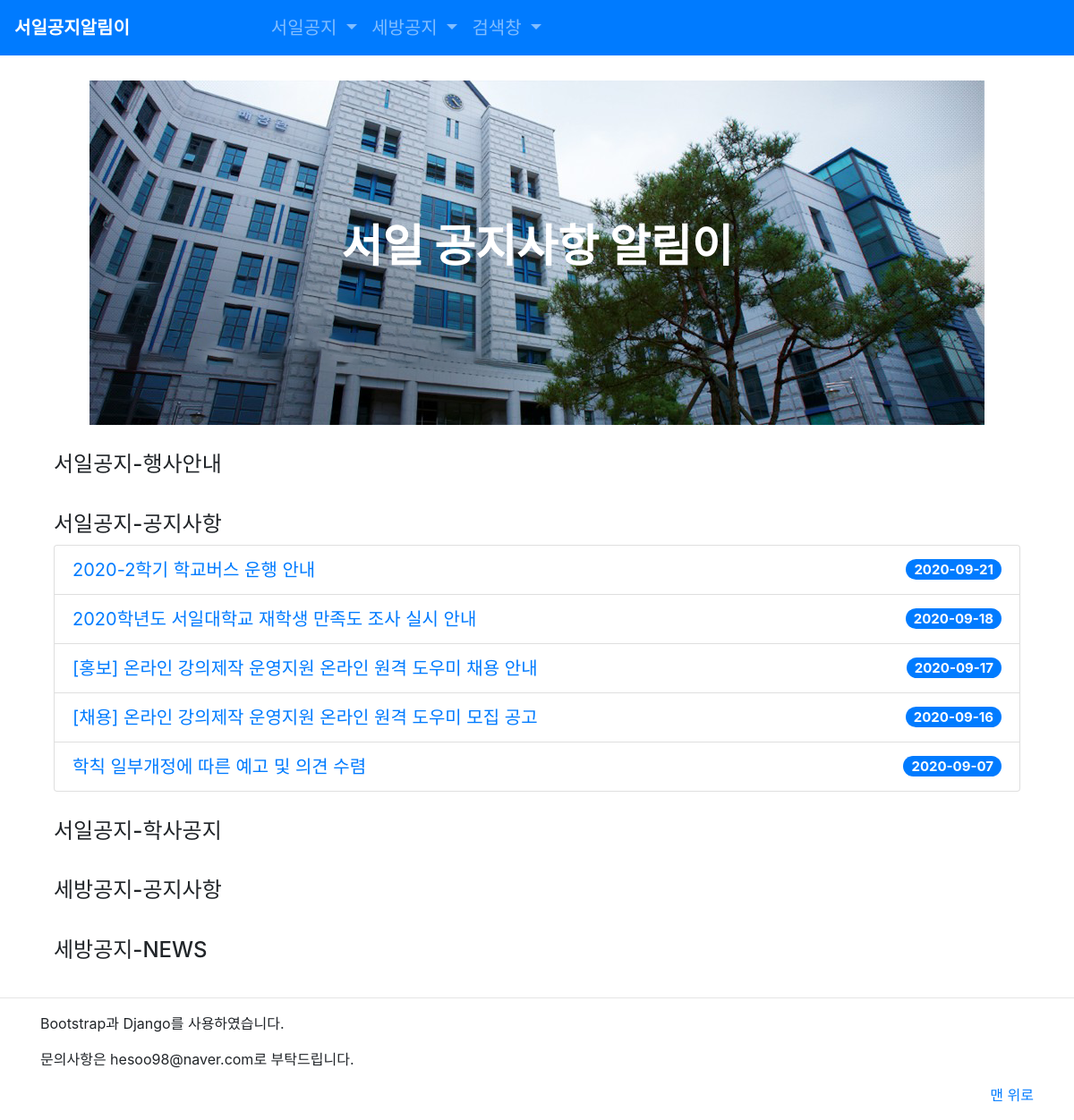
The app's page /, older data.
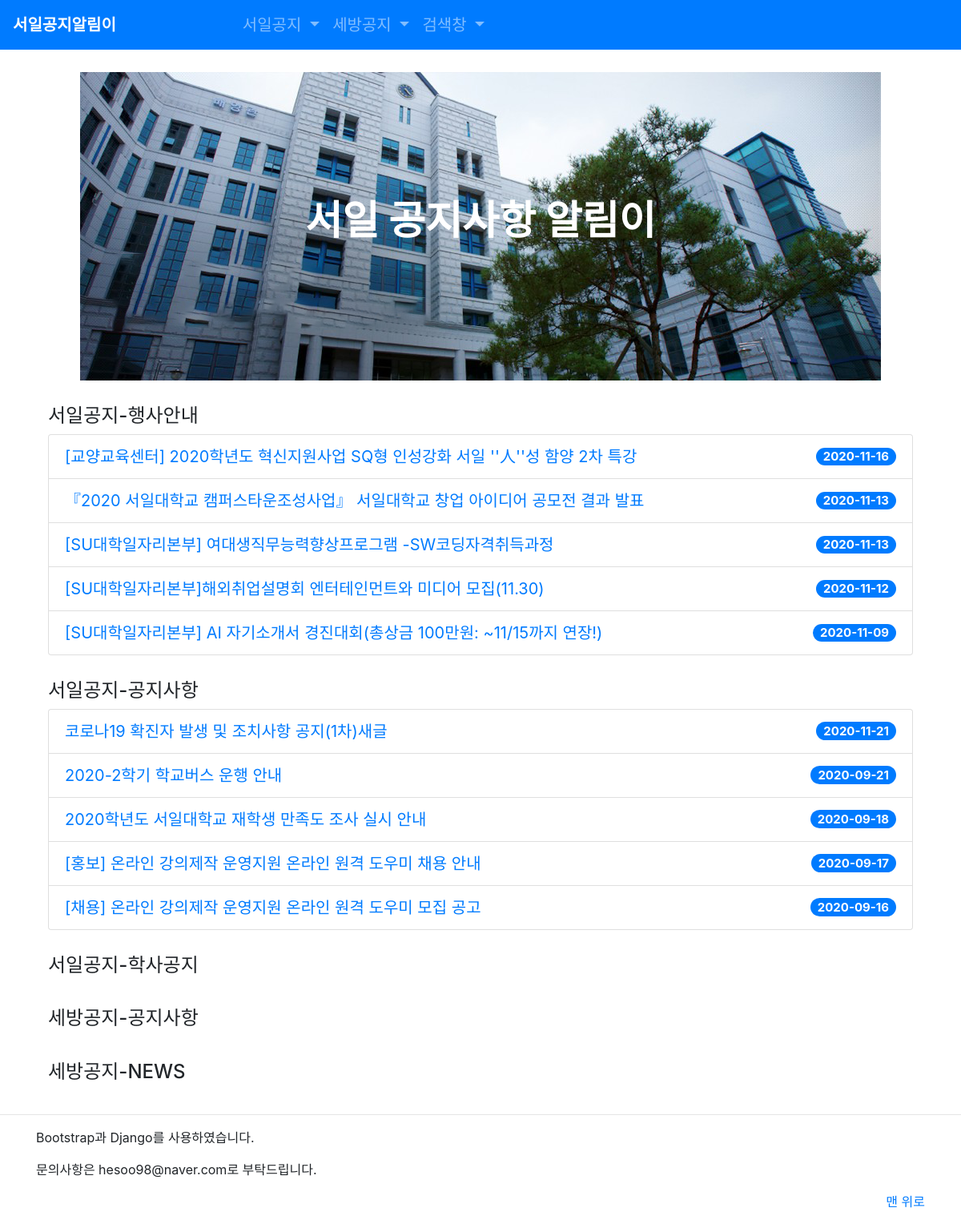
The same page, newer data.
### seoilNotice/models.py (models this page shows, shortened)
class SeoilNotice(models.Model):
    title = models.CharField(max_length=200)
    date = models.CharField(max_length=20)
    url = models.URLField()

class EventInfo(models.Model):
    title = models.CharField(max_length=200)
    date = models.CharField(max_length=20)
    url = models.URLField()

### mysite/views.py (the view)
# urls.py: path('', index, name='home'),
def index(request):
    latest_post_list = SeoilNotice.objects.all().order_by('id')[:5]
    latest_event_list = EventInfo.objects.all().order_by('id')[:5]
    latest_bachelor_list = BachelorNotice.objects.all().order_by('id')[:5]
    latest_libnews_list = LibNotice.objects.all().order_by('id')[:5]
    latest_libnotice_list = NewsInfo.objects.all().order_by('id')[:5]
    template = loader.get_template('home.html')
    context = {
        'latest_post_list': latest_post_list,
        'latest_event_list': latest_event_list,
        'latest_bachelor_list': latest_bachelor_list,
        'latest_libnews_list': latest_libnews_list,
        'latest_libnotice_list': latest_libnotice_list,
    }
    return HttpResponse(template.render(context, request))

### mysite/templates/home.html (shortened to what this page needs)
{% extends 'base.html' %}
{% load static %}
{% block content %}
<div class="up_bar">
    <img src="/static/mysite/images/home_image01.png" alt="이미지" class="">
    <div class="text"><p style="color:white;font-size:50px;"><b>서일 공지사항 알림이</b></p></div>
</div>
<div class="container">
    <div>
        <h4>서일공지-행사안내</h4>
        <ul class="list-group box">
            {% for notice in latest_event_list %}
            <li class="list-group-item d-flex justify-content-between align-items-center">
               <a href="{{ notice.url }}" target="_blank">{{ notice.title }}</a>
                <span class="badge badge-primary badge-pill">{{ notice.date }}</span>
            </li>
            {% endfor %}
        </ul>
    </div>
    <div>
        <h4>서일공지-공지사항</h4>
        <ul class="list-group box">
            {% for notice in latest_post_list %}
            <li class="list-group-item d-flex justify-content-between align-items-center">
               <a href="{{ notice.url }}" target="_blank">{{ notice.title }}</a>
                <span class="badge badge-primary badge-pill">{{ notice.date }}</span>
            </li>
            {% endfor %}
        </ul>
    </div>
    <div>
        <h4>서일공지-학사공지</h4>
    </div>
    <div>
        <h4>세방공지-공지사항</h4>
    </div>
    <div>
        <h4>세방공지-NEWS</h4>
    </div>
</div>
{% endblock content %}

### mysite/templates/base.html (shortened to what this page needs)
<!DOCTYPE html>
<html lang="ko">
<head>
    <link rel="stylesheet" href="https://cdn.jsdelivr.net/npm/bootstrap@4.5.3/dist/css/bootstrap.min.css">
</head>
<body style="padding-top:90px;">
<nav class="navbar navbar-expand-lg navbar-dark bg-primary fixed-top">
  <a class="navbar-brand" href="{% url 'home' %}" style="margin-right:150px;"><b>서일공지알림이</b></a>
  <div class="collapse navbar-collapse" id="navbarNavDropdown">
    <ul class="navbar-nav">
      <li class="nav-item dropdown">
        <a class="nav-link dropdown-toggle" href="#" role="button" data-toggle="dropdown" aria-haspopup="true" aria-expanded="false">
          서일공지
        </a>
      </li>
      <li class="nav-item dropdown">
        <a class="nav-link dropdown-toggle" href="#" role="button" data-toggle="dropdown" aria-haspopup="true" aria-expanded="false">
          세방공지
        </a>
      </li>
      <li class="nav-item dropdown">
        <a class="nav-link dropdown-toggle" href="#" role="button" data-toggle="dropdown" aria-haspopup="true" aria-expanded="false">
          검색창
        </a>
      </li>
    </ul>
  </div>
</nav>
<div class="container">
{% block content %}
{% endblock content%}
</div>
<hr class="featurette-divider">
<footer class="container">
  <p>Bootstrap과 Django를 사용하였습니다.</p>
  <p>문의사항은 hesoo98@naver.com로 부탁드립니다.</p>
  <p class="float-right"><a href="#">맨 위로</a> </p>
</footer>
</body>
</html>

### mysite/templates/home.html (style rules this page uses)
ul { list-style:none; padding-left:0px; }
li { font-size:20px; }
.box { margin-bottom:30px; }
.up_bar { text-align: center; margin-bottom:30px; position:relative; }
.up_bar { position: relative; }
.text { position: absolute; top : 50%; left: 50%; transform: translate( -50%, -50% ); }

Row changes from the older to the newer data that the page shows:
removed SeoilNotice: title "학칙 일부개정에 따른 예고 및 의견 수렴", date "2020-09-07"
added EventInfo: title "[교양교육센터] 2020학년도 혁신지원사업 SQ형 인성강화 서일 ''人''성 함양 2차 특강", date "2020-11-16"
added EventInfo: title "『2020 서일대학교 캠퍼스타운조성사업』 서일대학교 창업 아이디어 공모전 결과 발표", date "2020-11-13"
added EventInfo: title "[SU대학일자리본부] 여대생직무능력향상프로그램 -SW코딩자격취득과정", date "2020-11-13"
added EventInfo: title "[SU대학일자리본부]해외취업설명회 엔터테인먼트와 미디어 모집(11.30)", date "2020-11-12"
added EventInfo: title "[SU대학일자리본부] AI 자기소개서 경진대회(총상금 100만원: ~11/15까지 연장!)", date "2020-11-09"
added SeoilNotice: title "코로나19 확진자 발생 및 조치사항 공지(1차)새글", date "2020-11-21"
